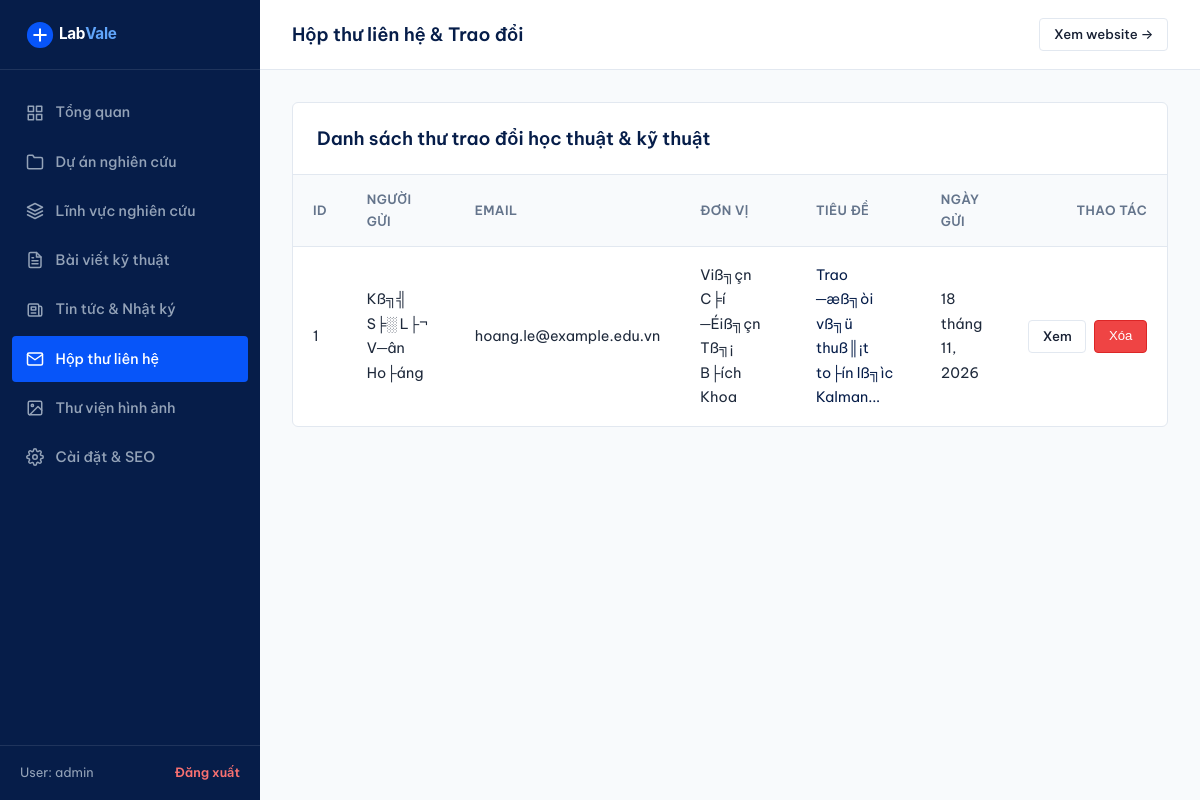
Page /admin/contacts.php (signed in) on the earlier database version.
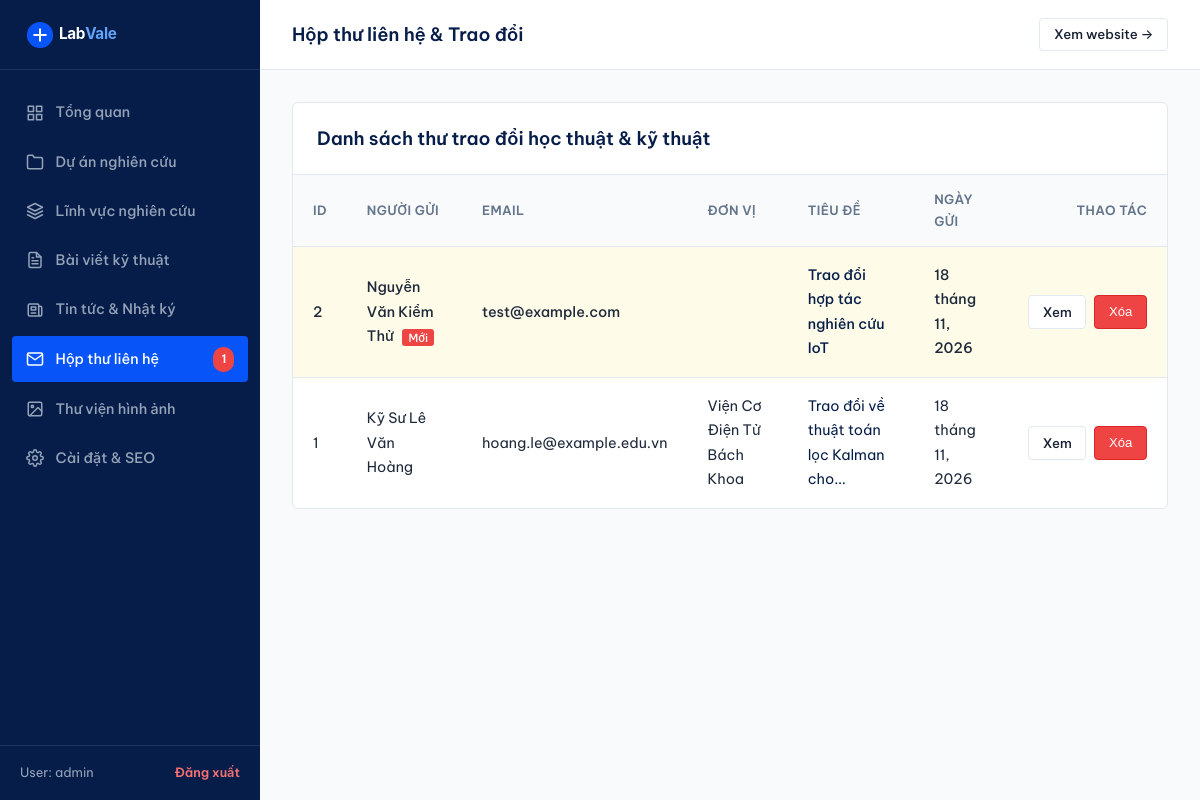
Same page on the later database version.
### tables this page shows
CREATE TABLE `contacts` (
  `id` int(11) NOT NULL AUTO_INCREMENT,
  `name` varchar(100) NOT NULL,
  `email` varchar(150) NOT NULL,
  `organization` varchar(150) DEFAULT NULL,
  `subject` varchar(200) NOT NULL,
  `message` text NOT NULL,
  `is_read` tinyint(1) DEFAULT 0,
  `ip_address` varchar(45) DEFAULT NULL,
  `created_at` datetime DEFAULT current_timestamp(),
  PRIMARY KEY (`id`)
);

### includes/helpers.php (called while the page is built, shortened)
<?php
function url(string $path = ''): string {
    $cleanPath = '/' . ltrim($path, '/');
    if ($cleanPath === '/') {
        return BASE_PATH === '' ? '/' : BASE_PATH . '/';
    }
    return BASE_PATH . $cleanPath;
}
function asset(string $path = ''): string {
    $cleanPath = ltrim($path, '/');
    $fullUrl = url('assets/' . $cleanPath);
    $realPath = __DIR__ . '/../assets/' . $cleanPath;
    if (file_exists($realPath)) {
        return $fullUrl . '?v=' . filemtime($realPath);
    }
    return $fullUrl;
}
function e(?string $str): string {
    return htmlspecialchars($str ?? '', ENT_QUOTES, 'UTF-8');
}
function format_date(?string $dateStr): string {
    $timestamp = strtotime($dateStr);
    $months = [
        1 => 'tháng 1', 2 => 'tháng 2', 3 => 'tháng 3', 4 => 'tháng 4',
        5 => 'tháng 5', 6 => 'tháng 6', 7 => 'tháng 7', 8 => 'tháng 8',
        9 => 'tháng 9', 10 => 'tháng 10', 11 => 'tháng 11', 12 => 'tháng 12'
    ];
    $day = date('j', $timestamp);
    $monthNum = (int)date('n', $timestamp);
    $year = date('Y', $timestamp);
    return sprintf('%d %s, %d', $day, $months[$monthNum] ?? "tháng $monthNum", $year);
}
function truncate_text(string $text, int $limit = 140, string $end = '...'): string {
    $plain = strip_tags($text);
    if (mb_strlen($plain, 'UTF-8') <= $limit) {
        return $plain;
    }
    $truncated = mb_substr($plain, 0, $limit, 'UTF-8');
    $lastSpace = mb_strrpos($truncated, ' ', 0, 'UTF-8');
    if ($lastSpace !== false) {
        $truncated = mb_substr($truncated, 0, $lastSpace, 'UTF-8');
    }
    return $truncated . $end;
}

### admin/contacts.php (the view, shortened to what the changed rows need)
<?php
$adminNav = 'contacts';
    ?>
    <?php
require_once __DIR__ . '/views/header.php';
$contacts = $db->query("SELECT * FROM `contacts` ORDER BY id DESC")->fetchAll();
?>
<div class="admin-card">
    <div style="overflow-x: auto;">
        <table class="admin-table">
            <thead>
                <tr>
                    <th style="width: 50px;">ID</th>
                    <th>Người gửi</th>
                    <th>Email</th>
                    <th>Đơn vị</th>
                    <th>Tiêu đề</th>
                    <th>Ngày gửi</th>
                    <th style="text-align: right; width: 140px;">Thao tác</th>
                </tr>
            </thead>
            <tbody>
                <?php if (!empty($contacts)): ?>
                    <?php foreach ($contacts as $c): ?>
                        <tr style="<?= $c['is_read'] == 0 ? 'background-color: #FEFCE8; font-weight: 500;' : '' ?>">
                            <td><?= $c['id'] ?></td>
                            <td>
                                <?= e($c['name']) ?>
                                <?php if ($c['is_read'] == 0): ?>
                                    <span style="font-size: 0.7rem; background-color: #EF4444; color: #FFFFFF; padding: 0.1rem 0.4rem; border-radius: 3px; margin-left: 0.3rem;">Mới</span>
                                <?php endif; ?>
                            </td>
                            <td><?= e($c['email']) ?></td>
                            <td><?= e($c['organization'] ?? '—') ?></td>
                            <td>
                                <a href="<?= url('/admin/contacts?action=view&id=' . $c['id']) ?>" style="color: var(--admin-navy);">
                                    <?= e(truncate_text($c['subject'], 45)) ?>
                                </a>
                            </td>
                            <td><?= format_date($c['created_at']) ?></td>
                            <td style="text-align: right;">
                                <div class="admin-actions-cell" style="justify-content: flex-end;">
                                    <a href="<?= url('/admin/contacts?action=view&id=' . $c['id']) ?>" class="btn btn-secondary btn-sm">Xem</a>
                                    <form action="<?= url('/admin/contacts') ?>" method="POST" onsubmit="return confirm('Bạn có chắc muốn xóa thư này?');">
                                        <button type="submit" class="btn btn-danger btn-sm">Xóa</button>
                                    </form>
                                </div>
                            </td>
                        </tr>
                    <?php endforeach; ?>
                <?php else: ?>
                    <tr>
                        <td colspan="7" style="text-align: center; color: var(--admin-muted);">Chưa có thư liên hệ nào.</td>
                    </tr>
                <?php endif; ?>
            </tbody>
        </table>
    </div>
</div>
<?php require_once __DIR__ . '/views/footer.php'; ?>

### admin/views/header.php (shortened to what the changed rows need)
<?php
$adminNav = $adminNav ?? 'dashboard';
$db = Database::getConnection();
$unreadContacts = (int)$db->query("SELECT COUNT(*) FROM `contacts` WHERE `is_read` = 0")->fetchColumn();
?>
<!DOCTYPE html>
<html lang="vi">
<head>
    <link rel="stylesheet" href="<?= asset('css/style.css') ?>">
    <link rel="stylesheet" href="<?= asset('css/admin.css') ?>">
</head>
<body class="admin-body">
    <aside class="admin-sidebar">
        <nav class="admin-nav">
            <a href="<?= url('/admin/contacts') ?>" class="admin-nav-link <?= $adminNav === 'contacts' ? 'active' : '' ?>">
                <svg width="18" height="18" viewBox="0 0 24 24" fill="none" stroke="currentColor" stroke-width="2" stroke-linecap="round" stroke-linejoin="round"><path d="M4 4h16c1.1 0 2 .9 2 2v12c0 1.1-.9 2-2 2H4c-1.1 0-2-.9-2-2V6c0-1.1.9-2 2-2z"/><polyline points="22,6 12,13 2,6"/></svg>
                <span>Hộp thư liên hệ</span>
                <?php if ($unreadContacts > 0): ?>
                    <span class="admin-badge"><?= $unreadContacts ?></span>
                <?php endif; ?>
            </a>
        </nav>
    </aside>
    <div class="admin-main">
        <div class="admin-content">

Differences in the rows shown:
added contacts: id "2", name "Nguyễn Văn Kiểm Thử", is_read "Mới", email "test@example.com", subject "Trao đổi hợp tác nghiên cứu IoT", created_at "18 tháng 11, 2026"
changed contacts "hoang.le@example.edu.vn": name "Kß╗╣ S╞░ L├¬ V─ân Ho├áng" → "Kỹ Sư Lê Văn Hoàng"; organization "Viß╗çn C╞í ─Éiß╗çn Tß╗¡ B├ích Khoa" → "Viện Cơ Điện Tử Bách Khoa"; subject "Trao ─æß╗òi vß╗ü thuß║¡t to├ín lß╗ìc Kalman..." → "Trao đổi về thuật toán lọc Kalman cho..."
Other differences:
$unreadContacts: (not shown) → "1"
